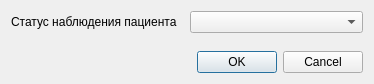
<?xml version="1.0" encoding="UTF-8"?>
<ui version="4.0">
 <class>StatusObservationClientEditor</class>
 <widget class="QDialog" name="StatusObservationClientEditor">
  <property name="geometry">
   <rect>
    <x>0</x>
    <y>0</y>
    <width>374</width>
    <height>84</height>
   </rect>
  </property>
  <property name="windowTitle">
   <string>Статус наблюдения пациента</string>
  </property>
  <property name="sizeGripEnabled">
   <bool>false</bool>
  </property>
  <layout class="QGridLayout" name="gridLayout">
   <item row="1" column="0">
    <spacer>
     <property name="orientation">
      <enum>Qt::Vertical</enum>
     </property>
     <property name="sizeHint" stdset="0">
      <size>
       <width>103</width>
       <height>16</height>
      </size>
     </property>
    </spacer>
   </item>
   <item row="2" column="0" colspan="2">
    <widget class="QDialogButtonBox" name="buttonBox">
     <property name="orientation">
      <enum>Qt::Horizontal</enum>
     </property>
     <property name="standardButtons">
      <set>QDialogButtonBox::Cancel|QDialogButtonBox::Ok</set>
     </property>
    </widget>
   </item>
   <item row="0" column="0">
    <widget class="QLabel" name="label">
     <property name="text">
      <string>Статус наблюдения пациента</string>
     </property>
    </widget>
   </item>
   <item row="0" column="1">
    <widget class="CRBComboBox" name="cmbStatusObservationType"/>
   </item>
  </layout>
 </widget>
 <customwidgets>
  <customwidget>
   <class>CRBComboBox</class>
   <extends>QComboBox</extends>
   <header>library/crbcombobox.h</header>
  </customwidget>
 </customwidgets>
 <tabstops>
  <tabstop>buttonBox</tabstop>
 </tabstops>
 <resources/>
 <connections>
  <connection>
   <sender>buttonBox</sender>
   <signal>accepted()</signal>
   <receiver>StatusObservationClientEditor</receiver>
   <slot>accept()</slot>
   <hints>
    <hint type="sourcelabel">
     <x>158</x>
     <y>121</y>
    </hint>
    <hint type="destinationlabel">
     <x>117</x>
     <y>106</y>
    </hint>
   </hints>
  </connection>
  <connection>
   <sender>buttonBox</sender>
   <signal>rejected()</signal>
   <receiver>StatusObservationClientEditor</receiver>
   <slot>reject()</slot>
   <hints>
    <hint type="sourcelabel">
     <x>238</x>
     <y>99</y>
    </hint>
    <hint type="destinationlabel">
     <x>247</x>
     <y>107</y>
    </hint>
   </hints>
  </connection>
 </connections>
</ui>
